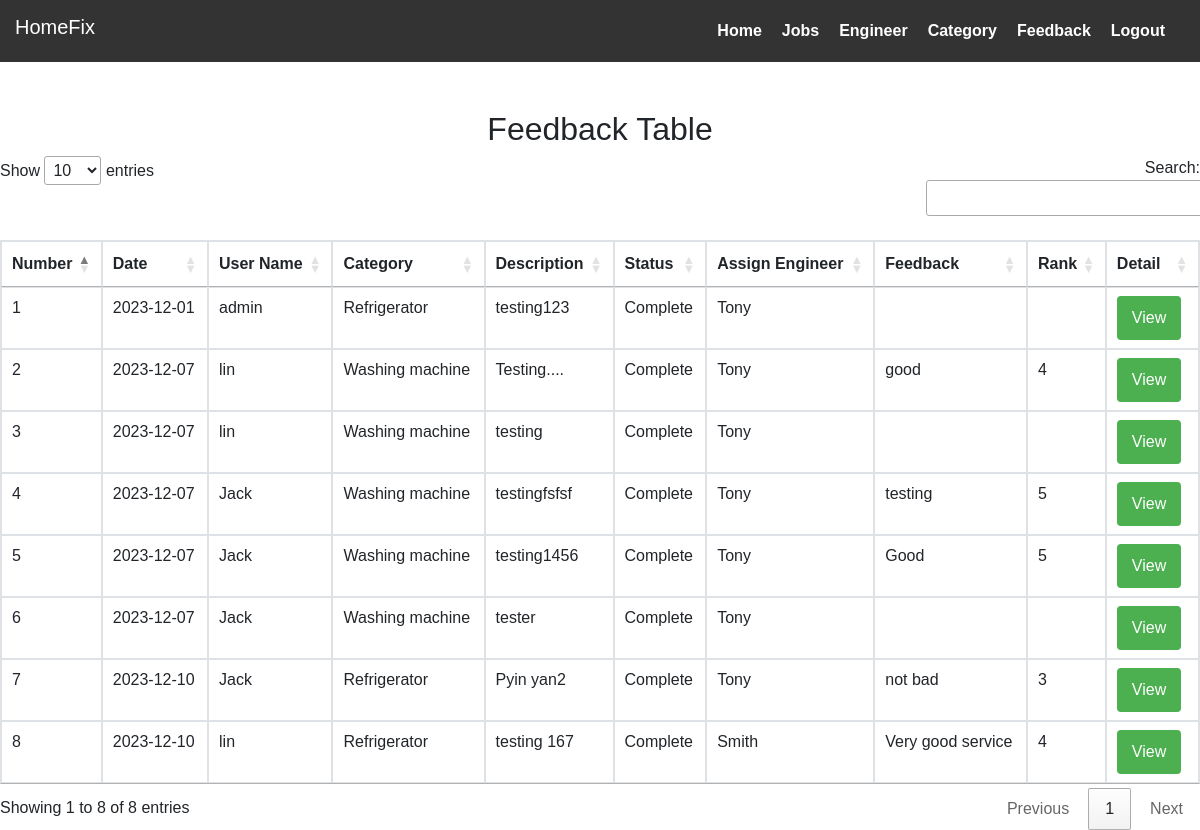
/admin/feedback/index.php, run on the app's committed database.
### tables this page shows
CREATE TABLE `job` (
  `id` int(11) NOT NULL,
  `description` text DEFAULT NULL,
  `category_id` int(11) DEFAULT NULL,
  `user_id` int(11) DEFAULT NULL,
  `job_status` varchar(255) DEFAULT NULL,
  `date` date DEFAULT NULL,
  `engineer_id` int(11) DEFAULT NULL,
  `feedback` text DEFAULT NULL,
  `rank` int(11) DEFAULT NULL
);

CREATE TABLE `user_table` (
  `id` int(11) NOT NULL,
  `name` varchar(255) NOT NULL,
  `email` varchar(255) NOT NULL,
  `password` varchar(255) NOT NULL,
  `ph_number` varchar(20) DEFAULT NULL,
  `address` varchar(255) DEFAULT NULL,
  `postcode` varchar(20) DEFAULT NULL,
  `role_id` int(11) DEFAULT NULL,
  `gender` varchar(10) DEFAULT NULL,
  `category_id` int(11) DEFAULT NULL
);

CREATE TABLE `category` (
  `id` int(11) NOT NULL,
  `name` varchar(255) NOT NULL
);

### admin/feedback/index.php (the view, shortened to what this page needs)
<!DOCTYPE html>
<html lang="en">
<head>
    <link rel="stylesheet" href="https://maxcdn.bootstrapcdn.com/bootstrap/4.2.1/css/bootstrap.min.css">
    <link rel="stylesheet" href="../css/style.css">
    <link rel="stylesheet" type="text/css" href="https://cdn.datatables.net/1.11.5/css/jquery.dataTables.css">
</head>
<body>
<div class="navbar">
    <div class="logo">
        <h5>HomeFix</h5>
    </div>
    <ul class="nav-links">
        <li><a href="../index.php" class="w3-bar-item w3-button">Home</a></li>
        <li><a href="../Job/index.php" class="w3-bar-item w3-button">Jobs</a></li>
        <li><a href="../engineer/index.php" class="w3-bar-item w3 button">Engineer</a></li>
        <li><a href="../category/index.php" class="w3-bar-item w3 button">Category</a></li>
        <li><a href="index.php" class="w3-w3-bar-item w3 button">Feedback</a></li>
        <li> <a href="../logout.php" class="w3-bar-item w3-button">Logout</a></li>
    </ul>
</div>
<br><br>
<h2 style="text-align: center;">Feedback Table</h2>
<table id="extendedJobTable" class="table table-bordered">
    <thead>
        <tr>
            <th>Number</th>
            <th>Date</th>
            <th>User Name</th>
            <th>Category</th>
            <th>Description</th>
            <th>Status</th>
            <th>Assign Engineer</th>
            <th>Feedback</th>
            <th>Rank</th>
            <th>Detail</th>
        </tr>
    </thead>
    <tbody>
<?php
$mysqli = new mysqli('localhost', 'root', '', 'customerservices');
$query = "SELECT j.id, j.date, u.name, u.email, u.ph_number, u.address, c.name AS category_name,
          j.description, j.job_status, j.engineer_id, j.feedback, j.rank
          FROM job j
          LEFT JOIN user_table u ON j.user_id = u.id
          LEFT JOIN category c ON j.category_id = c.id
            WHERE j.job_status = 'Complete'";
$result = $mysqli->query($query);
if ($result->num_rows > 0) {
    $counter = 1;
    while ($row = $result->fetch_assoc()) {
        echo "<tr>";
        echo "<td>" . $counter . "</td>";
        echo "<td>{$row['date']}</td>";
        echo "<td>{$row['name']}</td>";
        echo "<td>{$row['category_name']}</td>";
        echo "<td>{$row['description']}</td>";
        echo "<td>{$row['job_status']}</td>";
        echo "<td>";
        if (!empty($row['engineer_id'])) {
            $engineer_id = $row['engineer_id'];
            $query = "SELECT name FROM user_table WHERE id = '$engineer_id'";
            $engineer_result = $mysqli->query($query);
            if ($engineer_result && $engineer_result->num_rows > 0) {
                $engineer = $engineer_result->fetch_assoc();
                echo $engineer['name'];
            } else {
                echo "Invalid Engineer";
            }
        } else {
            echo "<button class='assign-engineer-btn' data-job-id='{$row['id']}' data-toggle='modal' data-target='#assignEngineerModal'>Assign Engineer</button>";
        }
        echo "</td>";
        echo "<td>{$row['feedback']}</td>";
        echo "<td>{$row['rank']}</td>";
        echo "<td>";
        echo "<a href='../Job/view.php?id=" . $row["id"] . "'><button>View</button></a>&nbsp;";
        echo "</td>";
        echo "</tr>";
        $counter++;
    }
} else {
    echo "Error: " . $mysqli->error;
}
?>
</tbody>
</table>
</body>
</html>

### admin/css/style.css (style rules this page uses)
body { font-family: Arial, sans-serif; margin: 0; padding: 0; }
.navbar { background-color: #333; color: white; padding: 15px; display: flex; justify-content: space-between; align-items: center; }
.navbar ul { list-style-type: none; margin: 0; padding: 0; display: flex; }
.navbar li { margin-right: 20px; }
.navbar a { text-decoration: none; color: white; font-weight: bold; font-size: 16px; }
button { background-color: #4CAF50; color: white; padding: 10px 15px; border: none; border-radius: 4px; cursor: pointer; }

### data on the page
job: date "2023-12-01", user.name "admin", category.name "Refrigerator", description "testing123", job_status "Complete", engineer.name "Tony"
job: date "2023-12-07", user.name "lin", category.name "Washing machine", description "Testing....", job_status "Complete", engineer.name "Tony", feedback "good", rank "4"
job: date "2023-12-07", user.name "lin", category.name "Washing machine", description "testing", job_status "Complete", engineer.name "Tony"
job: date "2023-12-07", user.name "Jack", category.name "Washing machine", description "testingfsfsf", job_status "Complete", engineer.name "Tony", feedback "testing", rank "5"
job: date "2023-12-07", user.name "Jack", category.name "Washing machine", description "testing1456", job_status "Complete", engineer.name "Tony", feedback "Good", rank "5"
job: date "2023-12-07", user.name "Jack", category.name "Washing machine", description "tester", job_status "Complete", engineer.name "Tony"
job: date "2023-12-10", user.name "Jack", category.name "Refrigerator", description "Pyin yan2", job_status "Complete", engineer.name "Tony", feedback "not bad", rank "3"
job: date "2023-12-10", user.name "lin", category.name "Refrigerator", description "testing 167", job_status "Complete", engineer.name "Smith", feedback "Very good service", rank "4"
